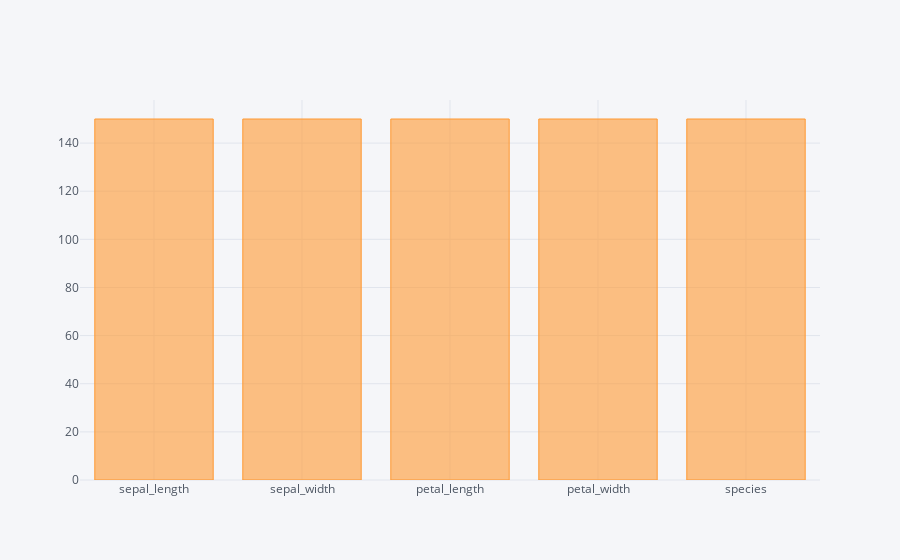

The code cell stored with this chart in its notebook:
### Code cell
df2.count().iplot(kind='bar')

### Figure 1 — Plotly figure (JSON) as saved in the notebook; plotly's stock layout.template omitted (floating-point values rounded to 4 significant figures)
{"data": [{"marker": {"color": "rgba(255, 153, 51, 0.6)", "line": {"color": "rgba(255, 153, 51, 1.0)", "width": 1}}, "name": "None", "orientation": "v", "text": "", "type": "bar", "uid": "5f90eff7-e45e-4478-bffd-67e0eeaa7c42", "x": ["sepal_length", "sepal_width", "petal_length", "petal_width", "species"], "y": [150, 150, 150, 150, 150]}], "layout": {"legend": {"bgcolor": "#F5F6F9", "font": {"color": "#4D5663"}}, "paper_bgcolor": "#F5F6F9", "plot_bgcolor": "#F5F6F9", "title": {"font": {"color": "#4D5663"}}, "xaxis": {"gridcolor": "#E1E5ED", "showgrid": true, "tickfont": {"color": "#4D5663"}, "title": {"font": {"color": "#4D5663"}, "text": ""}, "zerolinecolor": "#E1E5ED"}, "yaxis": {"gridcolor": "#E1E5ED", "showgrid": true, "tickfont": {"color": "#4D5663"}, "title": {"font": {"color": "#4D5663"}, "text": ""}, "zerolinecolor": "#E1E5ED"}}}
